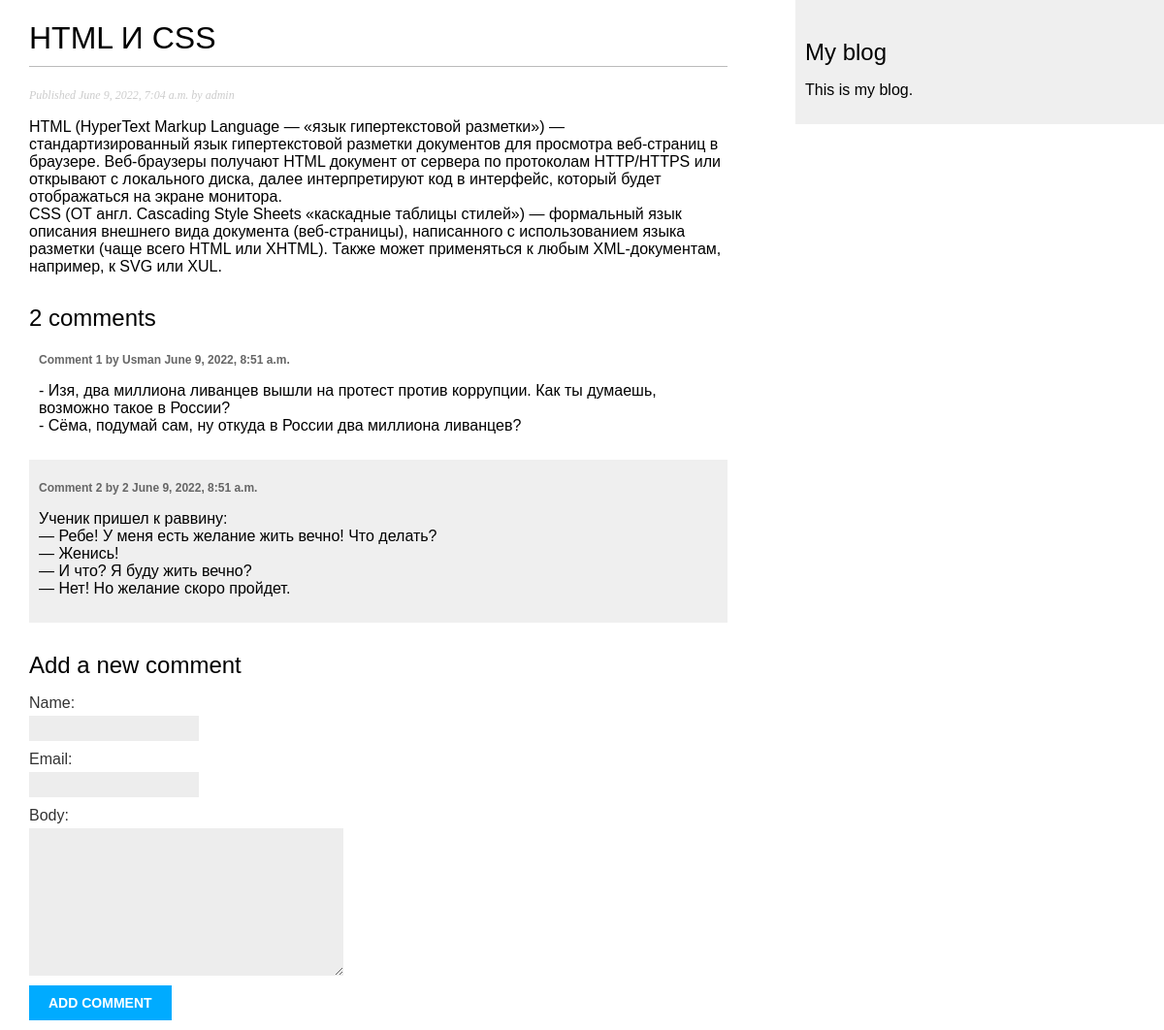
The app's page /blog/4/ with its own data.
### blog/models.py (models this page shows, shortened)
class Post(models.Model):
    class Status(models.TextChoices):
        DRAFT = 'DF', 'Draft'
        PUBLISHED = 'PB', 'Published'
    title = models.CharField(max_length=250)
    slug = models.SlugField(max_length=250)
    author = models.ForeignKey(User,on_delete=models.CASCADE,related_name='blog_posts')
    body = models.TextField()
    publish = models.DateTimeField(default=timezone.now)
    created = models.DateTimeField(auto_now_add=True)
    updated = models.DateTimeField(auto_now=True)
    status = models.CharField(max_length=2,choices=Status.choices,default=Status.DRAFT)
    objects = models.Manager() # The default manager.
    published = PublishedManager() # Our custom manager.
    class Meta:
        ordering = ['-publish']
        indexes = [
            models.Index(fields=['-publish']),
        ]

class Comment(models.Model):
    post = models.ForeignKey(Post, on_delete=models.CASCADE, related_name='comments')
    name = models.CharField(max_length=80)
    email = models.EmailField()
    body = models.TextField()
    created = models.DateTimeField(auto_now_add=True)
    updated = models.DateTimeField(auto_now=True)
    active = models.BooleanField(default=True)
    class Meta:
        ordering = ['created']
        indexes = [
            models.Index(fields=['created']),
        ]

### blog/views.py (the view)
# urls.py: path('<int:id>/', views.post_detail, name='post_detail'),
def post_detail(request, id):
    post = get_object_or_404(Post, id=id, status=Post.Status.PUBLISHED)
    comments = post.comments.filter(active=True)
    form = CommentForm()
    return render(request, 'blog/post/detail.html', {'post': post, 'comments': comments,
'form': form})

### blog/forms.py
class CommentForm(forms.ModelForm):
	class Meta:
		model = Comment
		fields = ['name', 'email', 'body']

### blog/templates/blog/post/detail.html (shortened to what this page needs)
{% extends "blog/base.html" %}
{% block content %}
  <h1>{{ post.title }}</h1>
  <p class="date">
    Published {{ post.publish }} by {{ post.author }}
  </p>
  {{ post.body|linebreaks }}
  {% with comments.count as total_comments %}
 <h2>{{ total_comments }} comment{{ total_comments|pluralize }}</h2>
{% endwith %}
{% for comment in comments %}
 <div class="comment">
 <p class="info">
 Comment {{ forloop.counter }} by {{ comment.name }}
 {{ comment.created }}
 </p>
 {{ comment.body|linebreaks }}
 </div>
{% empty %}
 <p>There are no comments yet.</p>
{% endfor %}
<h2>Add a new comment</h2>
 <form action="{% url 'blog:post_comment' post.id %}" method="post">
 {{ form.as_p }}
 <p><input type="submit" value="Add comment"></p>
 </form>
{% endblock %}

### blog/static/css/blog.css (style rules this page uses)
body { margin:0; padding:0; font-family:helvetica, sans-serif; }
h1 { font-weight:normal; border-bottom:1px solid #bbb; padding:0 0 10px 0; }
h2 { font-weight:normal; margin:30px 0 0; }
p.date { color:#ccc; font-family: georgia, serif; font-size: 12px; font-style: italic; }
label { float:left; clear:both; color:#333; margin-bottom:4px; }
input, textarea { clear:both; float:left; margin:0 0 10px; background:#ededed; border:0; padding:6px 10px; font-size:12px; }
input[type=submit] { font-weight:bold; background:#00abff; color:#fff; padding:10px 20px; font-size:14px; text-transform:uppercase; }
.comment { padding:10px; }
.comment:nth-child(even) { background:#efefef; }
.comment .info { font-weight:bold; font-size:12px; color:#666; }

### records on screen
Post: title "HTML И CSS", publish "June 9, 2022, 7:04 a.m.", author "admin", body "HTML (HyperText Markup Language — «язык гипертекстовой разметки») — стандартизированный язык гипертекстовой разметки документов для просмотра веб-страниц в браузере. Веб-браузеры получают HTML документ от сервера по протоколам HTTP/HTTPS или открывают с локального диска, далее интерпретируют код в интерфейс, который будет отображаться на экране монитора. CSS (ОТ англ. Cascading Style Sheets «каскадные таблицы стилей») — формальный язык описания внешнего вида документа (веб-страницы), написанного с использованием языка разметки (чаще всего HTML или XHTML). Также может применяться к любым XML-документам, например, к SVG или XUL."
Comment: name "Usman", created "June 9, 2022, 8:51 a.m.", body "- Изя, два миллиона ливанцев вышли на протест против коррупции. Как ты думаешь, возможно такое в России? - Сёма, подумай сам, ну откуда в России два миллиона ливанцев?"
Comment: name "2", created "June 9, 2022, 8:51 a.m.", body "Ученик пришел к раввину: — Ребе! У меня есть желание жить вечно! Что делать? — Женись! — И что? Я буду жить вечно? — Нет! Но желание скоро пройдет."

### other values on screen
{{ total_comments }} "2"
